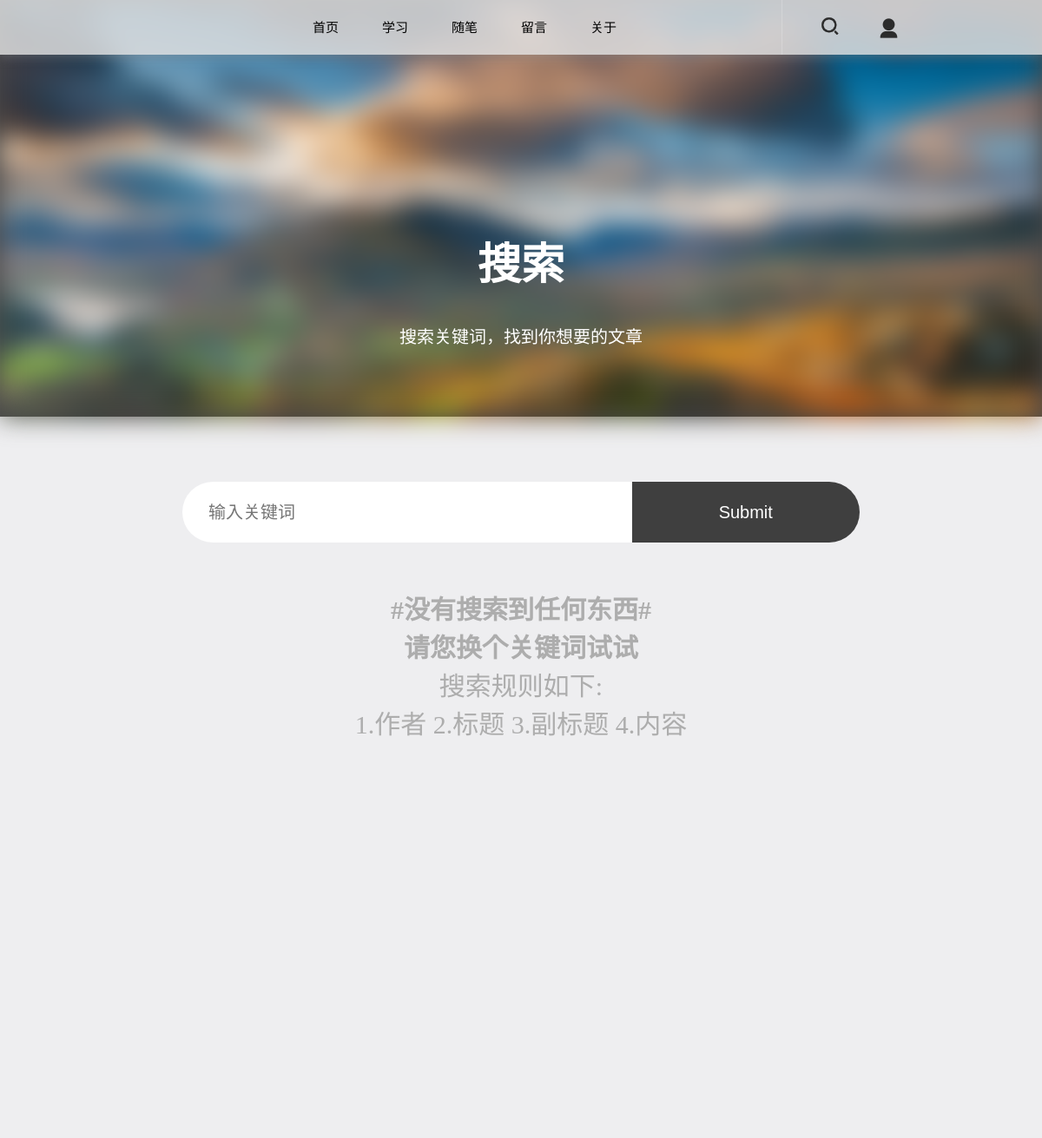
Before: /search/?name= (upper part) with the older database file.
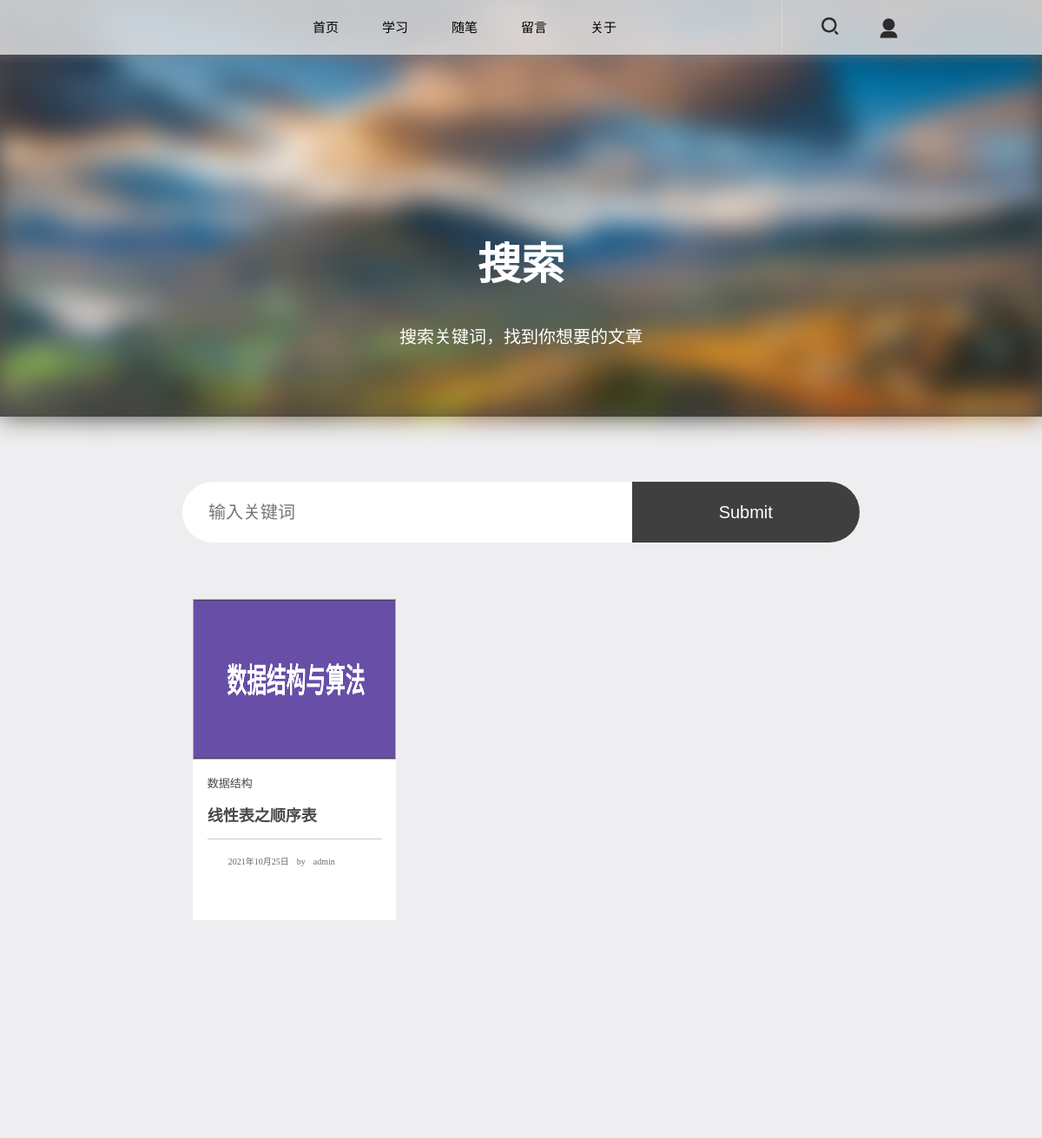
After: the same page with the newer database file.
### blog/models.py (models this page shows)
class Section(models.Model):
    id = models.AutoField(primary_key=True)
    name = models.CharField(max_length=20, verbose_name='name', unique=True)
    TreeSum = models.IntegerField(max_length=200, verbose_name='TreeSum', default=0)
    describe = models.CharField(max_length=50, verbose_name='describe', null=True)
    image = models.ImageField('照片', upload_to='uploadimg/', blank=True, null=True)
    parent = models.IntegerField(max_length=200, verbose_name='parent', default=0)

class Article(models.Model):
    id = models.AutoField(primary_key=True)
    writer = models.CharField(max_length=255, verbose_name='writer')
    time = models.DateField(verbose_name='time', auto_now=True)
    title = models.CharField(max_length=255, verbose_name='title')
    ftitle = models.CharField(max_length=255, verbose_name='ftitle', default='null')
    body = models.CharField(max_length=60000, verbose_name='body')
    parent = models.IntegerField(max_length=200, verbose_name='parent', default=0)
    section = models.IntegerField(max_length=200, verbose_name='section', default=0)
    image = models.ImageField('照片', upload_to='uploadimg/', blank=True, null=True)

### blog/views.py (the view)
# urls.py: path('search/', views.search, name='search'),
def search(request):
    dic = {'title2': '搜索', 'page': 'navs', 'navs': models.Section.objects.all(),
           'mess': models.Remark.objects.all().order_by('-id')[:5], 'messlast': models.Remark.objects.last()}
    if request.user.is_authenticated:
        dic['login'] = True
    else:
        dic['login'] = False
    getsetting(dic)
    if request.method == 'GET':
        name = request.GET['name']
        dic['articles'] = models.Article.objects.filter(
            Q(title__contains=name) | Q(ftitle__contains=name) | Q(writer__contains=name))
        dic['value'] = name
    return render(request, 'article/search.html', dic)

### blog/views.py (called while the page is built)
def getsetting(dic):
    f = open('static/setting/setting.json', 'r')
    data = f.read()
    data = json.loads(data)
    dic.update(data)
    f.close()

### templates/article/search.html (shortened to what this page needs)
{% extends 'article/base.html' %}
{% block content %}
    <div class="navimage">
        <div style="width: 100%;height: 100%;">
        <img class="navbackimage" src="/static/image/search.jpg" style="width: 100%;height: 100%;z-index: 10;object-fit: cover;"></div>
        <div class="navimages">
            <p class="navimagesfont"><b>搜索</b></p>
            <p class="navimagesfont2">搜索关键词，找到你想要的文章</p>
        </div>
    </div>
    <div class="newArticle">
        <div class="articleBox">
                <form action="/search/" method="GET">
                    <div class="navSearchBox" >
                        <input type="text" class="navSearchBoxText2" placeholder="输入关键词" name="name" value="{{value}}">
                        <input type="submit" class="navSearchBoxSub2">
                    </div>
                </form>
            {% if articles|length > 0 %}
            <div class="articles">
                {% for article in articles %}
                <div class="article">
                    <a href="/article/?id={{article.id}}">
                        <div class="articleimg">
                            <img src="/static/{{article.image}}" alt="" style="width: 100%;height: 100%;" >
                        </div>
                        <div class="articlefont">
                            <p style="color: rgb(75, 75, 75);font-size: 13px;">
                                {% for nav in navs %}
                                {% if article.section == nav.id %}
                                {{nav.name}}
                                {% endif %}
                                {% endfor %}</p>
                            <p style="color: rgb(75, 75, 75);font-size: 18px;margin-top:7%;margin-bottom: 7%;white-space:nowrap;text-overflow:ellipsis;overflow:hidden;"><b>{{article.title}}</b></p>
                            <div class="articleline"></div>
                            <div class="articletime">
                                <embed src="/static/svg/clock.svg" width="15" height="15" type="image/svg+xml" />
                                <h style="font-size: 10px;color: rgb(105, 105, 105);margin-left: 5px;">{{article.time}}</h>
                                <h style="font-size: 10px;color: rgb(105, 105, 105);margin-left: 5px;">by</h>
                                <h style="font-size: 10px;color: rgb(105, 105, 105);margin-left: 5px;">{{article.writer}}</h>
                            </div>
                        </div>
                    </a>
                </div>
                {% endfor %}
            </div>
            {% else %}
            <div class="searchbox">
                <p><b>#没有搜索到任何东西#</b></p>
                <p><b>请您换个关键词试试</b></p>
                <p>搜索规则如下:</p>
                <p>1.作者 2.标题 3.副标题 4.内容</p>
            </div>
            {% endif %}
        </div>
    </div>
{% endblock %}

### templates/blog/navheader.html (shortened to what this page needs)
<header>
    <div class="headertwo">
        <div class="logo">
            <embed src="/static/svg/logo.svg" width="50" height="50" type="image/svg+xml"  style="margin-top:7px;"/>
        </div>
        <div class="navs">
                <div class="navbox"><a href="/" class="navfont2">首页</a></div>
                <ul class="nav1">
                    {% for nav in navs %}
                    {% if nav.TreeSum == 0 %}
                    {% if nav.parent == 0 %}
                    <div class="navbox"><a href="/navs/?name={{nav.id}}&page=1" class="navfont2">{{nav.name}}</a></div>
                    {% endif %}
                    {% elif nav.TreeSum > 0 %}
                    <li>
                    <div class="navbox"><a href="#" class="navfont2">{{nav.name}}</a></div>
                    </li>
                    {% endif %}
                    {% endfor %}
                </ul>
                <div class="navbox"><a href="/mess/" class="navfont2">留言</a></div>
                <div class="navbox"><a href="/about/" class="navfont2">关于</a></div>
        </div>
        <div class="search">
            <a href="/search/?name="><img src="/static/image/search1.png" alt="" width="30" height="30" style="margin-top:15px;margin-left: 40px;" ></a>
            {% if login == False %}
            <a href="/accounts/login/"><img src="/static/image/loginico1.png" alt="" width="25" height="25" style="margin-top:20px;margin-left: 40px;"></a>
            {% endif %}
        </div>
    </div>
</header>

Changed rows visible on the page:
added Article: image (picture), title "线性表之顺序表", time "2021年10月25日", writer "admin"
now on this page (row unchanged): Section: name "数据结构", shown under "线性表之顺序表"
Other visible differences:
text no longer shown: "#没有搜索到任何东西# 请您换个关键词试试 搜索规则如下: 1.作者 2.标题 3.副标题 4.内容"
